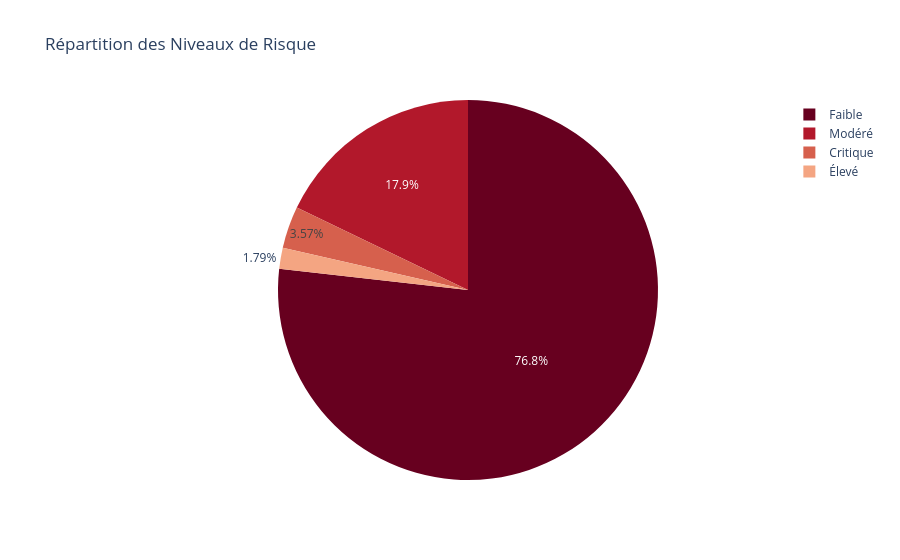

Notebook code cell kept with this figure:
### Code cell
risk_counts = risk_df['risk_level'].value_counts()
fig = px.pie(values=risk_counts.values, names=risk_counts.index,
             title='Répartition des Niveaux de Risque',
             color_discrete_sequence=px.colors.sequential.RdBu)
fig.show()

### Figure 1 — Plotly figure (JSON) as saved in the notebook; plotly's stock layout.template omitted (floating-point values rounded to 4 significant figures)
{"data": [{"domain": {"x": [0, 1], "y": [0, 1]}, "hovertemplate": "label=%{label}<br>value=%{value}<extra></extra>", "labels": ["Faible", "Modéré", "Critique", "Élevé"], "legendgroup": "", "name": "", "showlegend": true, "type": "pie", "values": [43, 10, 2, 1]}], "layout": {"legend": {"tracegroupgap": 0}, "piecolorway": ["rgb(103,0,31)", "rgb(178,24,43)", "rgb(214,96,77)", "rgb(244,165,130)", "rgb(253,219,199)", "rgb(247,247,247)", "rgb(209,229,240)", "rgb(146,197,222)", "rgb(67,147,195)", "rgb(33,102,172)", "rgb(5,48,97)"], "title": {"text": "Répartition des Niveaux de Risque"}}}
